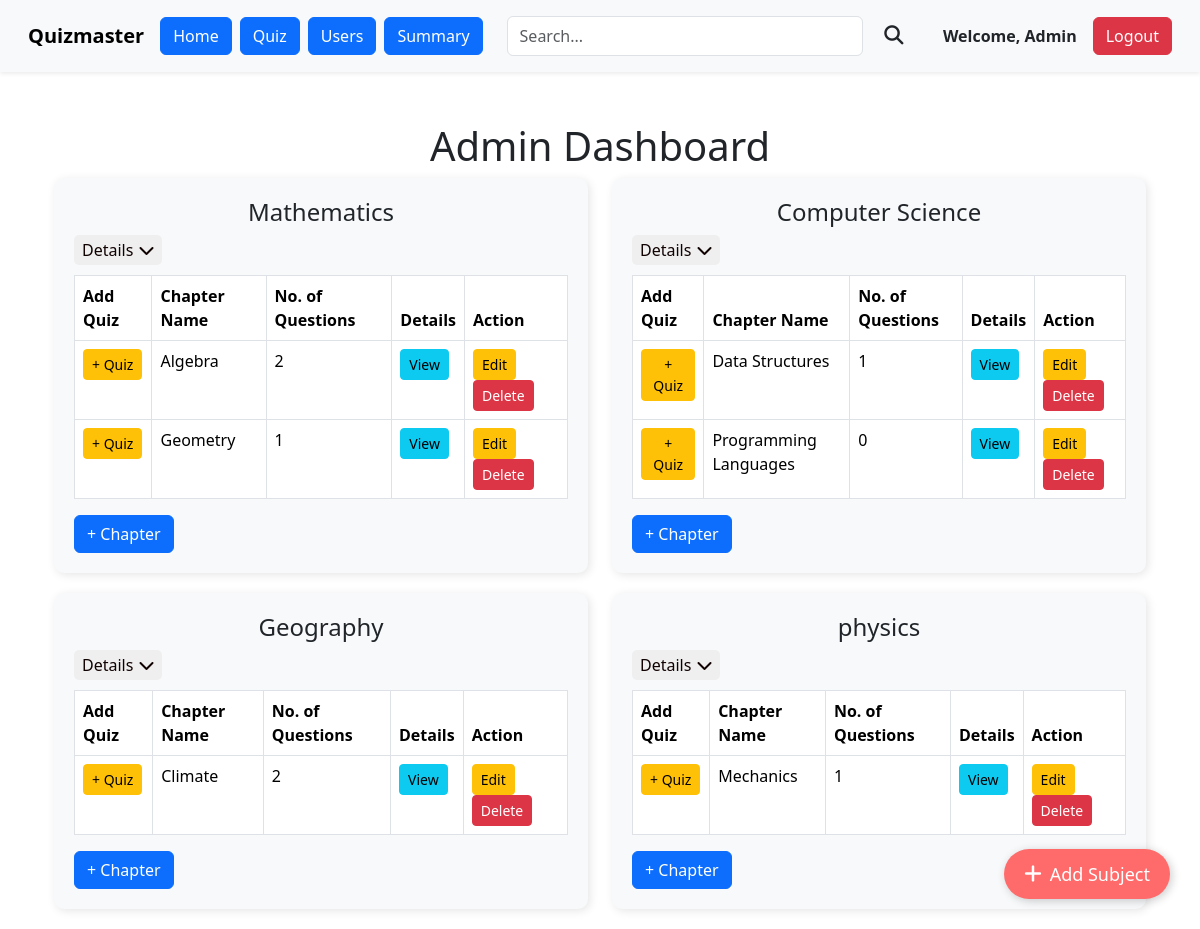
The app's page /admin/dashboard (signed in), older data.
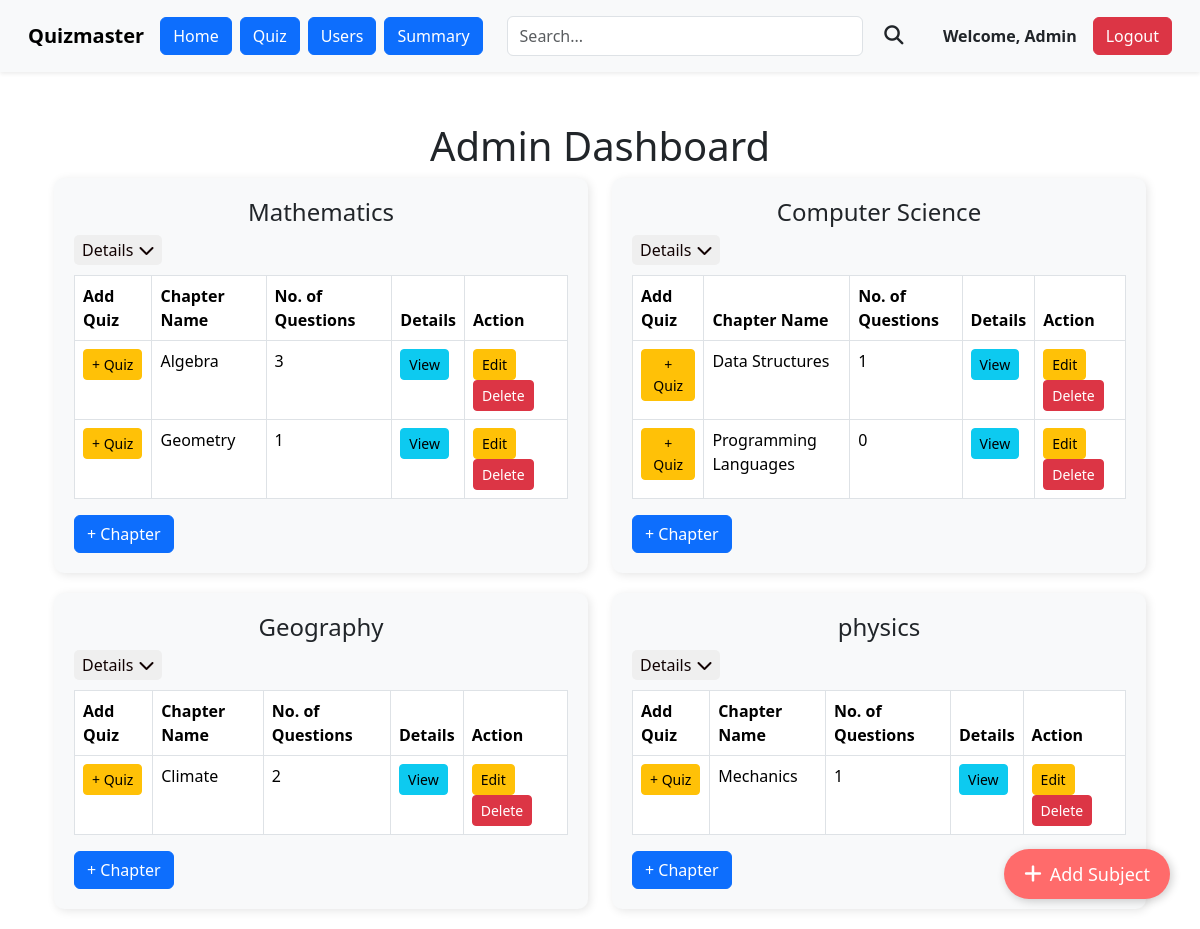
The same page, newer data.
### models.py (models this page shows)
class Chapter(db.Model):
    id=db.Column(db.Integer, primary_key=True)
    name=db.Column(db.String(32), unique=True)
    Description=db.Column(db.String(256), nullable=True)
    no_of_questions=db.Column(db.Integer, nullable=True)
    subject_id=db.Column(db.Integer, db.ForeignKey('subject.id'), nullable=False)
    quizzes = db.relationship('Quiz', backref='chapter', lazy=True)
    questions = db.relationship('Questions', backref='chapter', lazy=True)

### routes.py (the view)
@app.route('/admin/dashboard')
@admin_required
@auth_required
def admin_dashboard():
    subjects = Subject.query.all()
    chapters = Chapter.query.all()
    for chapter in chapters:
        question_count = Questions.query.filter(Questions.chapter_id == chapter.id).count()
        chapter.no_of_questions = question_count
    db.session.commit()
    if not subjects:
        flash('No subjects found, click + to add subjects')
    return render_template('/admin/admin_dashboard.html', subjects=subjects, chapters=chapters)

### routes.py (called while the page is built)
def auth_required(f):
    @wraps(f)
    def inner(*args, **kwargs):
        if 'user_id' not in session:
            flash('please login to continue')
            return redirect(url_for('login'))
        return f(*args, **kwargs)
    return inner

def admin_required(f):
    @wraps(f)
    def inner(*args, **kwargs):
        if 'user_id' not in session:
            flash('please login to continue')
            return redirect(url_for('login'))
        user=User.query.get(session['user_id'])
        if user.is_admin!=True:
            flash('You are not authorized to view this page')
            return redirect(url_for('index'))
        return f(*args, **kwargs)
    return inner

### templates/admin/admin_dashboard.html (shortened to what this page needs)
{% extends 'admin/admin_layout.html' %}
{% block content %}
<div class="container">
    <h1>Admin Dashboard</h1>
    <div class="row">
        {% for subject in subjects %}
        <div class="col-md-6">
            <div class="subject-tile">
                <h4>{{ subject.name }}</h4>
                <button class="details-btn" onclick="toggleDetails(this)">
                    Details <i class="fas fa-chevron-down"></i>
                </button>
                <table class="table table-bordered">
                    <thead>
                        <tr>
                            <th>Add Quiz</th>
                            <th>Chapter Name</th>
                            <th>No. of Questions</th>
                            <th>Details</th>
                            <th>Action</th>
                        </tr>
                    </thead>
                    <tbody>
                        {% for chapter in subject.chapters %}
                        <tr>
                            <td><a href="{{ url_for('add_quiz', chapter_id = chapter.id) }}" class="btn btn-sm btn-warning">+ Quiz</a></td>
                            <td>{{ chapter.name }}</td>
                            <td>{{ chapter.no_of_questions }}</td>
                            <td> <a href="{{ url_for('view_chapter', chapter_id = chapter.id) }}" class="btn btn-sm btn-info">View</a></td>
                            <td>
                                <a href="{{ url_for('edit_chapter', chapter_id = chapter.id) }}" class="btn btn-sm btn-warning">Edit</a>
                                <form action="{{ url_for('delete_chapter', chapter_id=chapter.id) }}" method="POST" style="display: inline;">
                                  <button type="submit" class="btn btn-sm btn-danger">Delete</button>
                                </form>
                            </td>
                        </tr>
                        {% endfor %}
                    </tbody>
                </table>
                    <a href="/admin/manage_chapter/{{ subject.id }}" class="btn btn-primary" id="chapter_btn">+ Chapter</a>
            </div>
        </div>
        {% endfor %}
    </div>
</div>
<a href="{{ url_for('add_subject') }}" class="add-subject-btn d-flex align-items-center">
    <i class="fas fa-plus me-2"></i> Add Subject
</a>
{% endblock %}

Row changes from the older to the newer data that the page shows:
changed Chapter "Algebra": no_of_questions "2" → "3"
